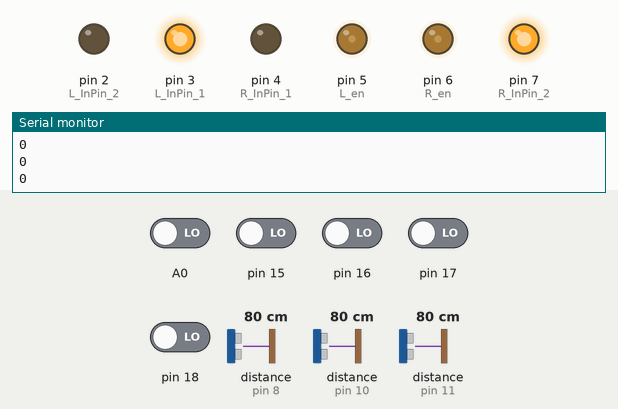
Simulated run of this sketch. Board: Arduino Uno, built with avr-gcc and run on an emulated ATmega328P. Shown: output pins drawn as LEDs (lit = HIGH), the last lines printed to the serial monitor. The test bench sets the inputs (shaded band); at power-on: A0, pin 15–18 LOW, distance to the obstacle (sensors on pin 8, pin 10, pin 11) 80 cm.

Above: at 1.2 s.
1.3 s: A0 driven HIGH
At 1.8 s:
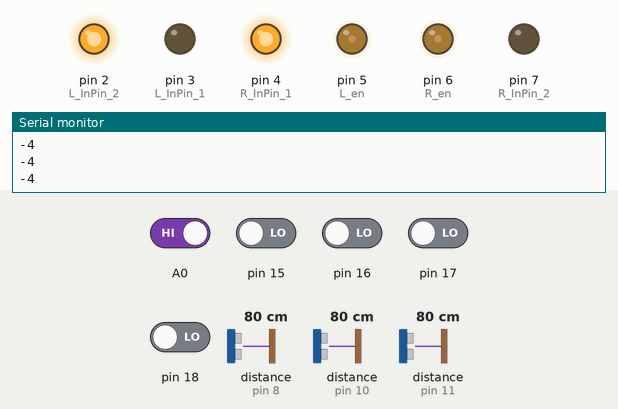
2.9 s: A0 driven LOW
At 3.3 s:
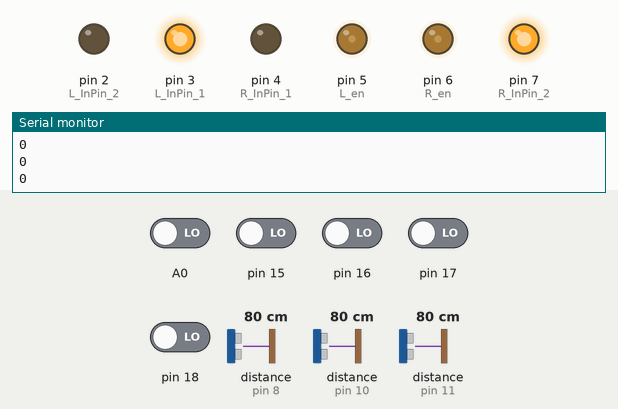
4.4 s: pin 16 driven HIGH
At 5.5 s:
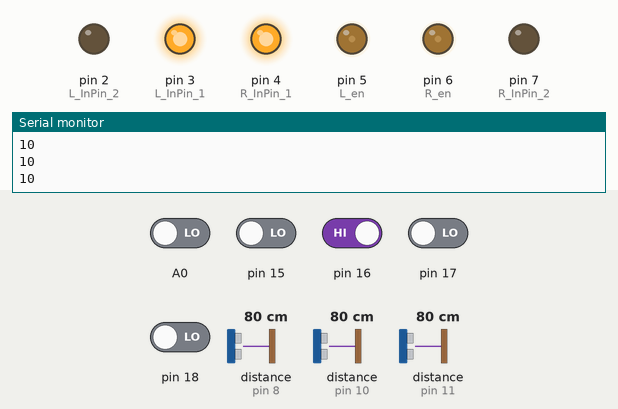
6.0 s: pin 15 driven HIGH
At 6.5 s:
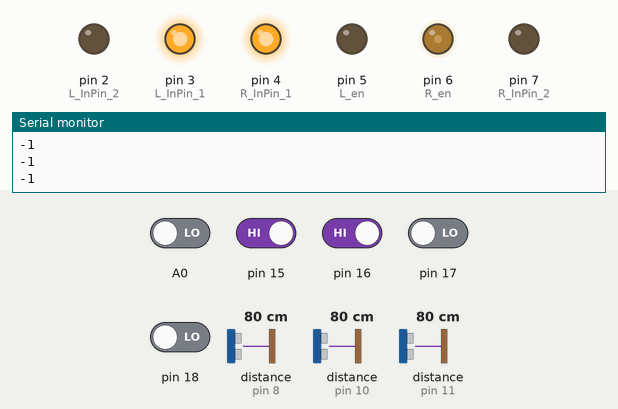
7.5 s: pin 15 driven LOW
At 8.0 s:
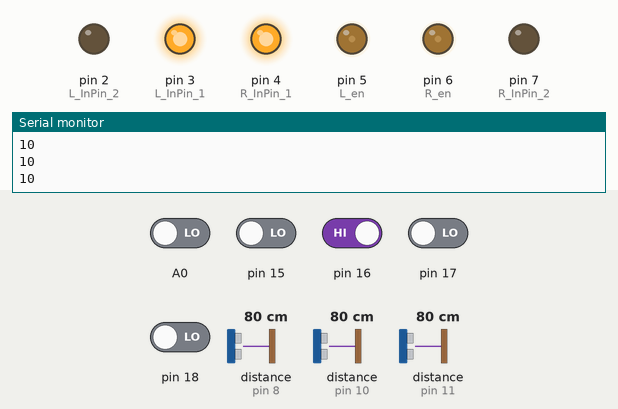
9.0 s: pin 17 driven HIGH
At 10.3 s:
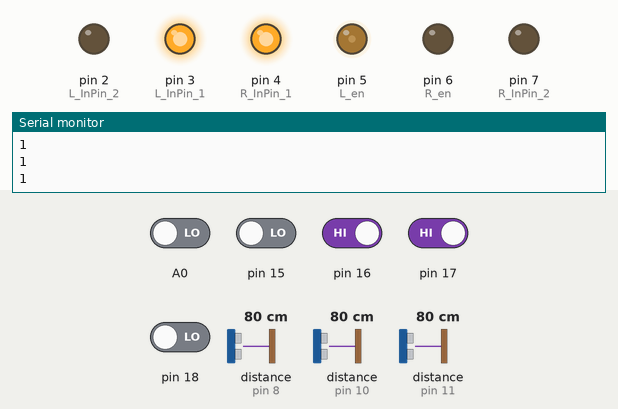
Timing chart, 0 to 11.5 s (numbered marks = the images above; inputs shaded):
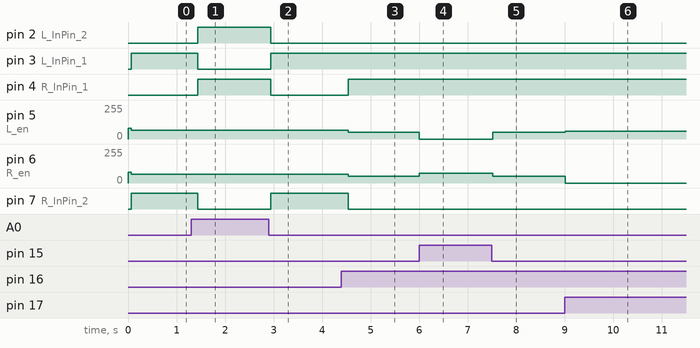

The sketch:

Arduino_VLF_fllow_px.ino
```cpp
  #include <NewPing.h>

  #define L_InPin_2 2  //왼쪽모터 핀1
  #define L_InPin_1 3  //왼쪽모터 핀2
  #define R_InPin_2 7  //오른쪽모터 핀1
  #define R_InPin_1 4  //오른쪽모터 핀2
  #define L_en 5 //왼쪽모터 속도 제어 핀
  #define R_en 6 //오른쪽모터 속도 제어 핀
  #define F_Sonar 8  //정면부 초음파 센서 연결 핀
  #define R_Sonar 10 //오른쪽 초음파 센서 연결 핀
  #define L_Sonar 11 //왼쪽 초음파 센서 연결 핀
  #define MaxDistance  150
  #define p_gain 0.4
  #define er 10
  #define dw 360

  int index;
  int nm_sp_L = 80;
  int nm_sp_R = 88;

  NewPing R_sensor(R_Sonar,R_Sonar,MaxDistance);
  float R_Sonar_Error = 0.0;
  float R_Sonar_distance = 0.0;
  float R_Sonar_distance_old = 0.0;

  NewPing L_sensor(L_Sonar,L_Sonar,MaxDistance);
  float L_Sonar_Error = 0.0;
  float L_Sonar_distance = 0.0;
  float L_Sonar_distance_old = 0.0;

  NewPing F_sensor(F_Sonar,F_Sonar,MaxDistance);
  float F_Sonar_Error = 0.0;
  float F_Sonar_distance = 0.0;
  float F_Sonar_distance_old = 0.0;


  void read_sonar_sensor(void){ //초음파센서 측정
    R_Sonar_distance = R_sensor.ping_cm()*10.0;
    L_Sonar_distance = L_sensor.ping_cm()*10.0;
    F_Sonar_distance = F_sensor.ping_cm()*10.0;
    if(R_Sonar_distance == 0){R_Sonar_distance = MaxDistance * 10.0;}
    if(L_Sonar_distance == 0){L_Sonar_distance = MaxDistance * 10.0;}
    if(F_Sonar_distance == 0){F_Sonar_distance = MaxDistance * 10.0;}
  }

  void update_sonar_old(void){ //초음파 센서의 옛날값 저장
    R_Sonar_distance_old = R_Sonar_distance;
    L_Sonar_distance_old = L_Sonar_distance;
    F_Sonar_distance_old = F_Sonar_distance;
  }

  void update_sonar_error(void){ //초음파 센서의 옛날값과 현재값의 차이 저장
    R_Sonar_Error = R_Sonar_distance - R_Sonar_distance_old;
    L_Sonar_Error = L_Sonar_distance - L_Sonar_distance_old;
    F_Sonar_Error = F_Sonar_distance - F_Sonar_distance_old;
  }

  void setup() {
    Serial.begin(115200);  //스크린프린트를 115200의 속도로 사용
    pinMode(L_InPin_1,OUTPUT); //왼쪽모터1 핀 모드를 아웃풋으로
    pinMode(L_InPin_2,OUTPUT); //왼쪽모터2 핀 모드를 아웃풋으로
    pinMode(R_InPin_1,OUTPUT); //오른쪽모터1 핀 모드를 아웃풋으로
    pinMode(R_InPin_2,OUTPUT); //오른쪽모터2 핀 모드를 아웃풋으로
    analogWrite(L_en,80);  //왼쪽모터 속도 조정
    analogWrite(R_en,80);  //오른쪽모터 속도 조정

    read_sonar_sensor();
  }

  void runing(int t,int L_sp,int R_sp){
    analogWrite(L_en,L_sp); //왼쪽 모터 속도를 L_sp로 하라
    analogWrite(R_en,R_sp); //오른쪽 모터 속도를 R_sp로 하라
    digitalWrite(L_InPin_1,HIGH);  //왼쪽모터1 핀에 +
    digitalWrite(L_InPin_2,LOW);   //왼쪽모터2 핀에 -
    digitalWrite(R_InPin_1,HIGH);  //오른쪽모터1 핀에 +
    digitalWrite(R_InPin_2,LOW);   //왼쪽모터2 핀에 -
    delay (t);
  }
  void Left(int t,float sp){
    analogWrite(L_en,sp);
    analogWrite(R_en,sp);
    digitalWrite(L_InPin_2,HIGH);
    digitalWrite(L_InPin_1,LOW);
    digitalWrite(R_InPin_1,HIGH);
    digitalWrite(R_InPin_2,LOW);
    delay(t);
  }
  void Right(int t,int sp){
    analogWrite(L_en,sp);
    analogWrite(R_en,sp);
    digitalWrite(L_InPin_1,HIGH);
    digitalWrite(L_InPin_2,LOW);
    digitalWrite(R_InPin_2,HIGH);
    digitalWrite(R_InPin_1,LOW);
    delay(t);
  }

  void Stop(int t){
    digitalWrite(L_InPin_1,LOW);
    digitalWrite(L_InPin_2,LOW);
    digitalWrite(R_InPin_2,LOW);
    digitalWrite(R_InPin_1,LOW);
    delay(t);
  }

  float ck=-1;
  float ck_L=0;
  int ck_R=0;
  int adc=0;
  int line_index;
  int sum=0;

  int read_line_sensor(){
  int i;

  sum=0;
  int line_sensor[5]={0,0,0,0,0};

  for(i=0;i<5;i++){
    line_sensor[i]=(digitalRead(A0+i));
    sum += line_sensor[i];
    }
  if(sum==0) line_index = 0;
  if(sum==5) line_index = -10;
  if(sum==1){
    if(line_sensor[0]==1) line_index = -4;
    if(line_sensor[1]==1) line_index = -2;
    if(line_sensor[2]==1) line_index = 10;
    if(line_sensor[3]==1) line_index = 2;
    if(line_sensor[4]==1) line_index = 4;
    }
  if(sum==2){
    if(line_sensor[0]==1 && line_sensor[1]==1) line_index = -3;
    if(line_sensor[1]==1 && line_sensor[2]==1) line_index = -1;
    if(line_sensor[2]==1 && line_sensor[3]==1) line_index = 1;
    if(line_sensor[3]==1 && line_sensor[4]==1) line_index = 3;
    }
  Serial.print(line_index);
  Serial.println("");
  return line_index;
  }

  void wall_fillowing1(){
    runing(1,nm_sp_L+(L_Sonar_Error*3),nm_sp_R-(L_Sonar_Error*3));
    }
  void wall_fillowing2(){
    ck_L=nm_sp_L-(L_Sonar_distance-R_Sonar_distance)*p_gain;
    ck_R=nm_sp_R+(L_Sonar_distance-R_Sonar_distance)*p_gain;


    if(ck_L>=200){
      ck_L=200;
      }
    if(ck_L<=50){
      ck_L=50;
      }
    if(ck_R>=200){
      ck_R=200;
     }
    if(ck_R<=50){
      ck_R=50;
     }

    if(ck_R>ck_L){ck=1;}
    if(ck_R<ck_L){ck=0;}

    if(adc==1){
      wall_fillowing1();
      }

    else if(R_Sonar_distance >= 1400 && L_Sonar_distance <=500){
      wall_fillowing1();
      }

    else if(dw+er*3>=R_Sonar_distance+L_Sonar_distance && R_Sonar_distance==L_Sonar_distance){
      wall_fillowing1();
      }

    else if(R_Sonar_distance<=L_Sonar_distance+er && R_Sonar_distance>=L_Sonar_distance-er && L_Sonar_distance != 1500){
      if(ck==0){
        while(1){
          index=read_line_sensor();
          read_sonar_sensor();
          Left(1,65);
          if(dw+er*5>=R_Sonar_distance+L_Sonar_distance || index != 0){
            break;
            adc=1;
          }
        }
      }
    else{
      while(1){
        index=read_line_sensor();
        read_sonar_sensor();
        Right(1,65);
        if(dw+er*5>=R_Sonar_distance+L_Sonar_distance || index != 0){
          break;
          adc=1;
          }
        }
      }
    }
    else{
      runing(1,ck_L,ck_R);
    }
  }


  void loop() {
    read_line_sensor();
    read_sonar_sensor();
    update_sonar_error();
    update_sonar_old();

    float L_control_speed=20;
    float R_control_speed= L_control_speed*1.2;;
    index=read_line_sensor();


    if(index != 0){
      switch(index){
      case -4 : Left(1,65); break;
      case -3 : Left(1,65); break;
      case -2 : Left(1,65); break;
      case -1 : runing(1,0,72); break;
      case 10 : runing(1,50,50); break;
      case 1 : runing(1,60,0); break;
      case 2 : Right(1,65); break;
      case 3 : Right(1,65); break;
      case 4 : Right(1,65); break;
      case -10 : Stop(1); break;
    }
    adc=0;
      }

    else{
      read_sonar_sensor();
      update_sonar_error();
      update_sonar_old();
      wall_fillowing2();
    //  Serial.println(F_Sonar_distance);
      if(F_Sonar_distance<=300){
        while(1){
        index=read_line_sensor();
        read_sonar_sensor();
        Right(1,65);
        if(300>=L_Sonar_distance || index != 0){
          break;
          adc=0;
        }
       }
      }
      delay(100);
    }


}
```

Measured:
- after the input at 1.3 s, pin 2 (L_InPin_2), pin 4 (R_InPin_1): LOW → HIGH after 0.14 s; pin 3 (L_InPin_1), pin 7 (R_InPin_2): HIGH → LOW after 0.14 s
- after the input at 2.9 s, pin 2 (L_InPin_2), pin 4 (R_InPin_1): HIGH → LOW at once; pin 3 (L_InPin_1), pin 7 (R_InPin_2): LOW → HIGH at once
- after the input at 4.4 s, pin 4 (R_InPin_1): LOW → HIGH after 0.14 s; pin 5 (L_en), pin 6 (R_en): 65/255 → 50/255 after 0.14 s; pin 7 (R_InPin_2): HIGH → LOW after 0.14 s
- after the input at 6.0 s, pin 5 (L_en): 50/255 → 0/255 at once; pin 6 (R_en): 50/255 → 72/255 at once
- after the input at 7.5 s, pin 5 (L_en): 0/255 → 50/255 at once; pin 6 (R_en): 72/255 → 50/255 at once
- after the input at 9.0 s, pin 5 (L_en): 50/255 → 60/255 at once; pin 6 (R_en): 50/255 → 0/255 at once
